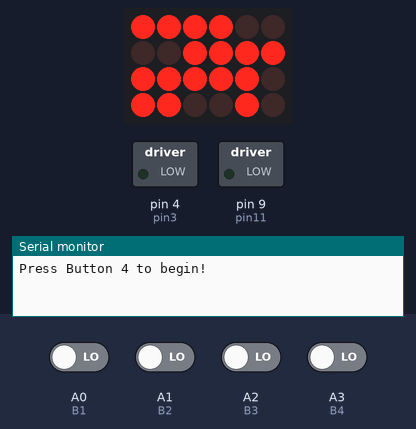
Recording of a sketch running on a simulated Arduino Uno, built with avr-gcc and run on an emulated ATmega328P. Shown: 6×4 LED matrix, switched loads named in the sketch (green lamp = pin HIGH), the last lines printed to the serial monitor. Wiring (inferred from the names in the program): LED matrix (orientation assumed): rows pin 5, pin 3, pin 8, pin 6; columns pin 2, pin 7, pin 10, pin 11, pin 12, pin 13. The test bench sets the inputs (shaded band); at power-on: A0 (B1), A1 (B2), A2 (B3), A3 (B4) LOW. Random numbers use the default seed unless the sketch sets one; pins used as bus, display or sensor lines are not drawn.

Above: at 1.2 s.
1.3 s: A3 (B4) driven HIGH
At 2.3 s:
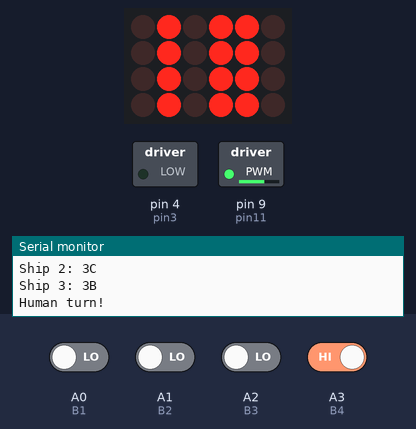
3.2 s: A2 (B3) driven HIGH
At 3.5 s:
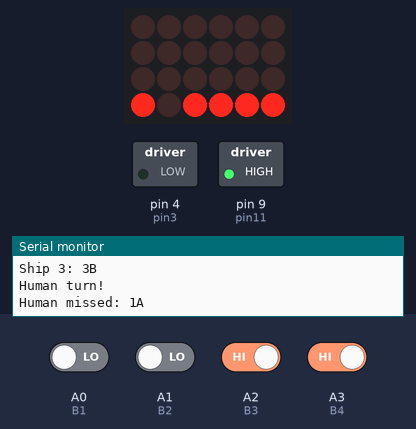
4.7 s: A3 (B4) driven LOW
At 4.95 s:
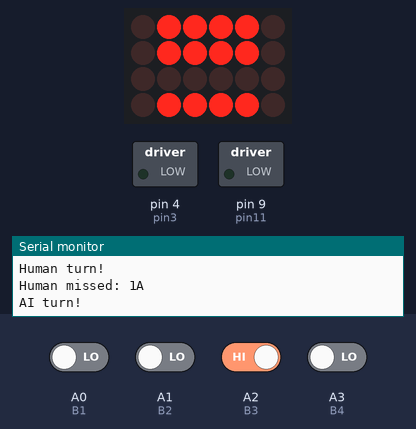
6.5 s: A0 (B1) driven HIGH
At 7.2 s:
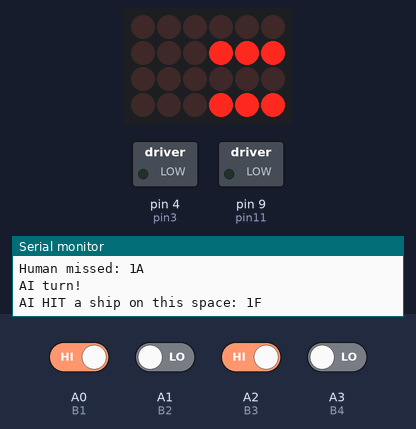
Timing chart, 0 to 9.0 s (numbered marks = the images above; inputs shaded):
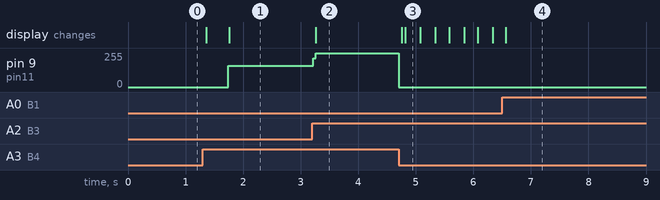

The sketch:

ships_02.02.2024.ino
```cpp
/*============================================================================================================================================================
Battleships game

LED:
Board:                   D13 D12 D11 D10 D9  D8
                         D1  A   F   D2  D3  B
Pins:                    12  11  10  9   8   7
                         |   |   |   |   |   |
                -----------------------------------------
                |    D1       D2       D3       D4      |
                |   AAAAA    AAAAA    AAAAA    AAAAA    |
                |  F     B  F     B  F     B  F     B   |
                |  F     B  F     B  F     B  F     B   |
                |   GGGGG    GGGGG    GGGGG    GGGGG    |
                |  E     C  E     C  E     C  E     C   |
                |  E     C  E     C  E     C  E     C   |
                |   DDDDD DP DDDDD DP DDDDD DP DDDDD DP |
                |             5 6 4 1 A S               |
                -----------------------------------------
                         |   |   |   |   |   |
Pins:                    1   2   3   4   5   6
                         E   D   DP  C   G   D4
Board:                   D2  D3  D4  D5  D6  D7


Buttons:  Pin
Number    (Left)        (Left)                  (Right)            //It doesn't matter if we place them on Right/Left pin.
1         A0(Board)     (Resistor 10k)->GND     VCC(5V)            //Just place the resistor and the wire(to board) on the same side(Left/Right).
2         A1(Board)     (Resistor 10k)->GND     VCC(5V)            //Also you have to place all 3 of them on the same side(Top/Bottom).
3         A2(Board)     (Resistor 10k)->GND     VCC(5V)
4         A3(Board)     (Resistor 10k)->GND     VCC(5V)


Examples for buttons:

             (1)                                             (2)

          GND
          |
          10k     VCC(5V)
          |       |
  A0------|       |                                       |       |
          |       |                                       |       |
          |   \   |                                       |   \   |
          |--  \--|                                       |--  \--|
          |       |                                       |       |
          |   O   |                                       |   O   |
          |       |                                       |       |
          |--  /--|                                       |--  /--|
          |   /   |                                       |   /   |---------A2
          |       |                                       |       |
          |       |                                       |       |
                                                        VCC(5V)   10k
                                                                  |
                                                                  GND


============================================================================================================================================================*/

//For debugging purposes
//==========================================================================
//If we are debugging, then there will be debugging messages in the Serial Monitor. If not, then nothing will be printed in the Serial Monitor.
//Also, we are using it to show the ships position and other data
#define DEBUG 1
#if DEBUG == 1
#define debug(x) Serial.print(x);
#define debugln(x) Serial.println(x);
#else
#define debug(x)
#define debugln(x)
#endif
//==========================================================================


//Define the pins values for the LED and the 4 buttons
//==========================================================================
//LED:
//Pins
#define pin1 2
#define pin2 3
#define pin3 4
#define pin4 5
#define pin5 6
#define pin6 7
#define pin7 13
#define pin8 12
#define pin9 11
#define pin10 10
#define pin11 9
#define pin12 8
//Segments
#define A pin11
#define B pin7
#define C pin4
#define D pin2
#define E pin1
#define F pin10
#define G pin5
#define DP pin3
#define SEGMENT_ON  HIGH
#define SEGMENT_OFF LOW
//Digits
#define D1 pin12
#define D2 pin9
#define D3 pin8
#define D4 pin6
#define DIGIT_ON  LOW
#define DIGIT_OFF  HIGH


//Buttons pins
#define B1 A0
#define B2 A1
#define B3 A2
#define B4 A3
//==========================================================================


//Global variables
//==========================================================================
//Characters to draw
byte alphabet[27] = {
  //We don't need all of the alphabet in this project so we won't set all of them.
  //ABCDEFGx          //x represents the segment DP. I named it x so I can fit it in 1 space
  0b11101110, //A
  0b00111110, //b
  0b10011100, //C
  0b01111010, //d
  0b10011110, //E
  0b10001110, //F
  0b00000000,
  0b00000000,
  0b00000000,
  0b00000000,
  0b00000000,
  0b00000000,
  0b00000000, //THESE ARE NOT SET
  0b00000000,
  0b00000000,
  0b00000000,
  0b00000000,
  0b00000000,
  0b00000000,
  0b00011110, //t
  0b00111000, //u
  0b00000001, //v can't be drawn
  0b00000001, //w can't be drawn
  0b00000001, //x can't be drawn
  0b01100110, //Y
  0b00000001, //z can't be drawn
  0b00000000, //TURN OFF ALL SEGMENTS
};
byte digits[11] = {
  //ABCDEFGx          //x represents the segment DP. I named it x so I can fit it in 1 space
  0b11111100, //0
  0b01100000, //1
  0b11011010, //2
  0b11110010, //3
  0b01100110, //4
  0b10110110, //5
  0b10111110, //6
  0b11100000, //7
  0b11111110, //8
  0b11110110, //9
  0b00000000, //TURN OFF ALL SEGMENTS
};

//Structures
struct position{ //This structure holds a digit and a segment. It is used to hold ships position
  int digit; //1-4
  char segment; //A-G
};

struct ship{ //This structure holds the position of a ship
  position pos;
};

struct player{ //This structure represents each player.
  int ships_left = 4; //This will decrement till 0, when the game is over
  ship ships[4];

  //This will increment till 4, when the Human player has 4 ships and the game starts.
  //Same for AI so we won't generate 2 ships on the same space
  int number_of_ships = 0;

  //The map where each player hit. If an element is true, the player can't attack again there.
  //The rows represent the digits and the columns represent the segment.
  //This also serves if the player already hit the specific ship
  bool alreadyHitSpace[4][7];
  int wins=0; // Optional, maybe we want to count the wins later.
};

player Human; //Human
player AI; //Robot
bool gameGenerated; //It holds if the game(AI ships) is generated.
bool humanTurn; //True if it's human's turn, false if it's AI's turn.
uint32_t seed; //randomSeed. It will be generated when the player pressed Button4 to start the game
uint32_t globalTime_millis = 0; //Time since the program started(milliseconds)
uint32_t lastPressTime; //Last time since the button was pressed(milliseconds)
uint32_t lastReleaseTime; //Last time since the button was released(milliseconds)
int lastButtonState;//It holds the last state of the button pressed(LOW/HIGH)
int buttonState; //It holds the current state of the button pressed(LOW/HIGH)
int hitAShip; //It holds if the player hit a ship or not. 0=The player didn't hit a ship, 1=The player hit a ship.
int currentDigitSelected; //The current selected digit: 1-4
char currentSegmentSelected; //The current selected segment: A-G
//==========================================================================


void setup() {
  setupTimer();
  setupPins();
  Serial.begin(9600);
  debugln();
  reset_game();
}

void loop() {
  generate_game();
  if (humanTurn) {
    humanAction();
    }
  else {
    AIAction();
  }
  showCurrentDigitAndSegmentSelected();
}


//Players action
//==========================================================================
void humanAction(){
  buttonAction(B1);
  buttonAction(B2);
  buttonAction(B3);
}

void AIAction(){
  AIAttacks();
}
//==========================================================================


//Attack logic for each player
//==========================================================================
void humanAttacks(){
  hitAShip = 0;
  //Human already hit this space
  if (Human.alreadyHitSpace[currentDigitSelected-1][int(currentSegmentSelected-'A')]){ //This also serves if the player already hit the specific ship
      debug("Human already hit this space: ");
      debug(currentDigitSelected);
      debugln(currentSegmentSelected);
  }
  //Human didn't hit this space yet
  else{
    for (int i=0; i<4; i++){
      //If Human hit a ship
      if(AI.ships[i].pos.digit == currentDigitSelected && AI.ships[i].pos.segment == currentSegmentSelected){
        debug("Human HIT a ship on this space: ");
        debug(currentDigitSelected);
        debugln(currentSegmentSelected);
        AI.ships_left--;
        Human.alreadyHitSpace[currentDigitSelected-1][int(currentSegmentSelected-'A')] = true;
        //If Human won
        if(AI.ships_left==0){
          debugln("Human won!");
          Human.wins++;
          reset_game();
        }
        //Else Human didn't won yet
        else {
          hitAShip = 1;
          Button4_action();
        }
        break;
      }
    }
    //If Human didn't hit any ship
    if(hitAShip == 0){
      debug("Human missed: ");
      debug(currentDigitSelected);
      debugln(currentSegmentSelected);
      Human.alreadyHitSpace[currentDigitSelected-1][int(currentSegmentSelected-'A')] = true;
      Button4_action();
    }
  }
}

void AIAttacks(){
  //Select a space that wasn't already attacked by the AI
  do{
    currentDigitSelected = random(1,5); //1-4
    currentSegmentSelected = 'A' + random(0,7);  //A-G
  }while(AI.alreadyHitSpace[currentDigitSelected-1][int(currentSegmentSelected-'A')]); //This also serves if the AI already hit the ship on this space.

  do{
    showCurrentDigitAndSegmentSelectedWhileBlinking();

    //If AI hit a ship
    if(digitalRead(B1) == HIGH){
      debug("AI HIT a ship on this space: ");
      debug(currentDigitSelected);
      debugln(currentSegmentSelected);
      Human.ships_left--;
      AI.alreadyHitSpace[currentDigitSelected-1][int(currentSegmentSelected-'A')] = true;
      if(Human.ships_left==0){
        debugln("AI won!");
        AI.wins++;
        reset_game();
        break;
      }
      else {
        hitAShip = 1;
        Button4_action();
        break;
      }
    }
    //else if AI didn't hit a ship
    else if(digitalRead(B2) == HIGH){
      debug("AI missed: ");
      debug(currentDigitSelected);
      debugln(currentSegmentSelected);
      AI.alreadyHitSpace[currentDigitSelected-1][int(currentSegmentSelected-'A')] = true;
      hitAShip = 0;
      Button4_action();
      break;
    }
  }while(digitalRead(B1) == LOW && digitalRead(B2) == LOW);
}

void response(){
  humanTurn = !humanTurn;

  turnOffAllDigitsExcept(4);
  lightDigit(hitAShip);

  //The response won't happen more than once(button bouncing) because after we switch the turn from one player to the other this method won't be called again(until it has to).
  while(digitalRead(B4) == LOW){
    if(digitalRead(B4) == HIGH) break;
  }while(digitalRead(B4) == HIGH){
    if(digitalRead(B4) == LOW) break;
  }

  if(humanTurn) {
    debugln("Human turn!");
    currentDigitSelected = 1;
    currentSegmentSelected = 'A';
  }
  else {
    debugln("AI turn!");
  }
}

void reset_game(){
  debugln("Press Button 4 to begin!");

  //Reset the players. We don't have to reset the AI ships because we will do that in generateAI(). As for the Human, we will set our ships on paper
  Human.ships_left = 4;
  AI.ships_left = 4;
  for (int i=0; i<4; i++){
    for (int j=0; j<7; j++){
      Human.alreadyHitSpace[i][j] = false;
      AI.alreadyHitSpace[i][j] = false;
    }
  }

  humanTurn = true; //True if it's human's turn, false if it's AI's turn.
  currentDigitSelected = 1; //The current selected digit: 1-4
  currentSegmentSelected = 'A'; //The current selected segment: A-G
  gameGenerated = false; //It holds if the game(AI ships) is generated.
  lastPressTime = 0; //Last time since the button was pressed(milliseconds)
  lastReleaseTime = 0; //Last time since the button was released(milliseconds)
  lastButtonState = LOW;//It holds the last state of the button pressed(LOW/HIGH)
  //We don't have to reset the buttonState, because it represents the current state of the button pressed/released
  //buttonState = LOW; //It holds the current state of the button pressed(LOW/HIGH)
}
//==========================================================================


//Generating the game(AI ships) and the seed, by Human input(Press Button4)
//==========================================================================
void generate_game(){
  while(!gameGenerated){
    start_message_press_button4();
    seed+=TCNT1;
    if (digitalRead(B4) == HIGH){
      gameGenerated = true;
      debug("Seed: ");
      debugln(seed);
      randomSeed(seed);
      turnOffAllDigits();
      generateAI();
    }
    //Update the time("globalTime_millis")
    cli();
    sei();
  }
}

void generateAI(){
  debugln("AI ships:");
  AI.number_of_ships=0;
  for (int i=0; i<4; i++){
    do{
      currentDigitSelected = random(1,5);
      currentSegmentSelected = 'A' + random(0,7);
    } while(AIShipAlreadyThere());
    AI.ships[i].pos.digit = currentDigitSelected;
    AI.ships[i].pos.segment = currentSegmentSelected;
    AI.number_of_ships++;
    debug("Ship ");
    debug(i);
    debug(": ");
    debug(AI.ships[i].pos.digit);
    debugln(AI.ships[i].pos.segment);

    uint32_t time = globalTime_millis;
    uint32_t rand = random(1,200);
    while((globalTime_millis - time) < rand){
      //Update the time("globalTime_millis")
      cli();
      sei();
    }

    seed+=TCNT1;
    randomSeed(seed);
  }
  currentDigitSelected = 1;
  currentSegmentSelected = 'A';
  debugln("Human turn!");
}

bool AIShipAlreadyThere(){
  for (int i=0; i<AI.number_of_ships; i++){
    if(AI.ships[i].pos.digit == currentDigitSelected && AI.ships[i].pos.segment == currentSegmentSelected){
        debug("AI already has a ship on this space: ");
        debug(currentDigitSelected);
        debugln(currentSegmentSelected);
        return true;
    }
  }
  return false;
}
//==========================================================================


//Buttons logic:
//==========================================================================
//We take as input the port for a specific button
//For example, if we take B2 as input, we will operate with Button2
void buttonAction(int button){
  //Firstly, we have to take the input of the button only 1 time.
  //The input is taken if the button was pressed for at least 50 ms, then released for at least 50ms
  //Basically, debouncing the button
  if ((globalTime_millis - lastPressTime) >= 50){
    buttonState = digitalRead(button);
    if(buttonState != lastButtonState){
      if((globalTime_millis-lastReleaseTime) >= 50){
        lastPressTime = globalTime_millis;
        lastButtonState = buttonState;
        if(buttonState == HIGH){
          //lastReleaseTime = globalTime_millis;
          if (button == B1) {
            Button1_action();
          }
          else if (button == B2) {
            Button2_action();
            }
          else if (button == B3) {
            Button3_action();
            }
        }
      }
      if(buttonState == HIGH) {
        lastReleaseTime = globalTime_millis;
      }
    }
  }
  else {
    lastReleaseTime = globalTime_millis;
  }
}

//Switch to next digit: 1-4. Button 1 is pressed too when the Human tells that the AI hit a ship, but the logic for that is not present here.
void Button1_action(){
  currentDigitSelected++;
  currentDigitSelected%=5;
  if(currentDigitSelected == 0) {
    currentDigitSelected++;
  }
  showCurrentDigitAndSegmentSelected();
}

//Switch to next segment: A-G. Button 2 is pressed too when the Human tells that the AI didn't hit a ship, but the logic for that is not present here.
void Button2_action(){
  currentSegmentSelected++;
  currentSegmentSelected = (currentSegmentSelected-'A')%7;
  currentSegmentSelected+='A';
  if(currentSegmentSelected == 0) {
    currentSegmentSelected++;
  }
  showCurrentDigitAndSegmentSelected();
}

//Human attacks
void Button3_action(){
  humanAttacks();
}

//Confirm the result of attacking a space by a player. Button 4 is pressed too when generating the game, but the logic for that is not present here
void Button4_action(){
  response();
}
//==========================================================================


//Printing on the LED methods
//==========================================================================
//A basic message to the player ("but4") that tells him to press Button 4 to start the game
void start_message_press_button4(){
  if(globalTime_millis%20<5){
    turnOffAllDigitsExcept(1);
    lightLetter('b');
  }
  else if(globalTime_millis%20<10){
    turnOffAllDigitsExcept(2);
    lightLetter('u');
  }
  else if(globalTime_millis%20<15){
    turnOffAllDigitsExcept(3);
    lightLetter('t');
  }
  else{
    turnOffAllDigitsExcept(4);
    lightDigit(4);
  }
}

//Lights (the current segment that was attacked by the AI) or (the current segment selected by Human that is going to be attacked when confirmed) on the LED.
void showCurrentDigitAndSegmentSelected(){
  turnOffAllDigitsExcept(currentDigitSelected);
  lightSegment(currentSegmentSelected);
}

//This method show the current digit and segment selected by the player, while blinking
void showCurrentDigitAndSegmentSelectedWhileBlinking(){
  if(globalTime_millis%500<250){
    showCurrentDigitAndSegmentSelected();
  }
  else {
    turnOffAllDigits();
  }
  //In case we are in a while loop whilst using this function we have to update(get) "globalTime_millis" variable.
  cli();
  sei();
}

void turnOffAllDigits(){
  digitalWrite(D1, DIGIT_OFF);
  digitalWrite(D2, DIGIT_OFF);
  digitalWrite(D3, DIGIT_OFF);
  digitalWrite(D4, DIGIT_OFF);
}

//Turns off all 4 digits, excepting the digit that we transfer
void turnOffAllDigitsExcept(int exception){
  turnOffAllDigits();
  switch (exception){
    case 1:
      digitalWrite(D1, DIGIT_ON);
      break;
    case 2:
      digitalWrite(D2, DIGIT_ON);
      break;
    case 3:
      digitalWrite(D3, DIGIT_ON);
      break;
    case 4:
      digitalWrite(D4, DIGIT_ON);
      break;
  }
}

//Lights (the current segment that was attacked by the AI) or (the current segment selected by Human that is going to be attacked when confirmed) on the LED.
//The digit where this happens is the variable "currentDigitSelected". For more details, see the method "showCurrentDigitAndSegmentSelected()".
void lightSegment(char SEGMENT) {
  digitalWrite(A, SEGMENT_OFF);
  digitalWrite(B, SEGMENT_OFF);
  digitalWrite(C, SEGMENT_OFF);
  digitalWrite(D, SEGMENT_OFF);
  digitalWrite(E, SEGMENT_OFF);
  digitalWrite(F, SEGMENT_OFF);
  digitalWrite(G, SEGMENT_OFF);
  digitalWrite(DP, SEGMENT_OFF);
  switch (SEGMENT){
    case 'A':
      digitalWrite(A, SEGMENT_ON);
      break;
    case 'B':
      digitalWrite(B, SEGMENT_ON);
      break;
    case 'C':
      digitalWrite(C, SEGMENT_ON);
      break;
    case 'D':
      digitalWrite(D, SEGMENT_ON);
      break;
    case 'E':
      digitalWrite(E, SEGMENT_ON);
      break;
    case 'F':
      digitalWrite(F, SEGMENT_ON);
      break;
    case 'G':
      digitalWrite(G, SEGMENT_ON);
      break;
    case '.':
      digitalWrite(DP, SEGMENT_ON);
      break;
  }
}

//Lights a digit on the LED
void lightDigit(int n) {
  //For n=10 we turn off all segments
  if (n<0 || n>9) {
    n=10;
  }
  digitalWrite(A, bitRead(digits[n],7));
  digitalWrite(B, bitRead(digits[n],6));
  digitalWrite(C, bitRead(digits[n],5));
  digitalWrite(D, bitRead(digits[n],4));
  digitalWrite(E, bitRead(digits[n],3));
  digitalWrite(F, bitRead(digits[n],2));
  digitalWrite(G, bitRead(digits[n],1));
  digitalWrite(DP, bitRead(digits[n],0));
}

//Lights a letter on the LED
void lightLetter(char c) {
  int n;
  //We will get the index of the character in the alphabet array. It is as following: 0=A, 1=B, 2=C, ..., 25=Z
  //Some letters can't be drawn on the digit and will be shown as .
  //If the character is not a letter we will turn off all segments.
  //If it's not a letter
  if(c<'A' && c>'Z' || c<'a' && c>'z') {
    n=26;
  }
  //else if it's a lowercase letter we convert it to an uppercase letter
  else if(c>='a' && c<='z') {
    c = c - 'a' + 'A';
    n = c - 'A';
  }
  else {
    n = c-'A';
  }
  digitalWrite(A, bitRead(alphabet[n],7));
  digitalWrite(B, bitRead(alphabet[n],6));
  digitalWrite(C, bitRead(alphabet[n],5));
  digitalWrite(D, bitRead(alphabet[n],4));
  digitalWrite(E, bitRead(alphabet[n],3));
  digitalWrite(F, bitRead(alphabet[n],2));
  digitalWrite(G, bitRead(alphabet[n],1));
  digitalWrite(DP, bitRead(alphabet[n],0));
}
//==========================================================================


//Basic setups for timer and pins
//==========================================================================
void setupTimer(){
  TCCR1A = 0;// set entire TCCR1A register to 0
  TCCR1B = 0;// same for TCCR1B
  TCCR1B |= (1 << WGM12);
  // Set CS10 bit for prescaler 1
  TCCR1B |= (1 << CS10);

  //Set threshhold value
  TCNT1=0;
  OCR1A=16000;
  TIMSK1 = (1 << OCIE1A);
  sei();//enable global interrupts
}

void setupPins(){
  //LED
  pinMode(A, OUTPUT);
  pinMode(B, OUTPUT);
  pinMode(C, OUTPUT);
  pinMode(D, OUTPUT);
  pinMode(E, OUTPUT);
  pinMode(F, OUTPUT);
  pinMode(G, OUTPUT);
  pinMode(DP, OUTPUT);
  pinMode(D1, OUTPUT);
  pinMode(D2, OUTPUT);
  pinMode(D3, OUTPUT);
  pinMode(D4, OUTPUT);

  //Buttons
  pinMode(B1, INPUT);
  pinMode(B2, INPUT);
  pinMode(B3, INPUT);
  pinMode(B4, INPUT);
}

ISR(TIMER1_COMPA_vect){
  TCNT1=0;
  globalTime_millis++;
}
//==========================================================================
```

Measured:
- after the input at 1.3 s, pin 9 (pin11): 0/255 → 161/255 after 0.44 s; the display: first changes after 0.06 s (image 1 shows a later state)
- after the input at 3.2 s, pin 9 (pin11): 161/255 → 255/255 at once; the display: changes after 0.06 s (image 2)
- after the input at 4.7 s, pin 9 (pin11): 255/255 → 0/255 at once; the display: first changes after 0.06 s (image 3 shows a later state)
